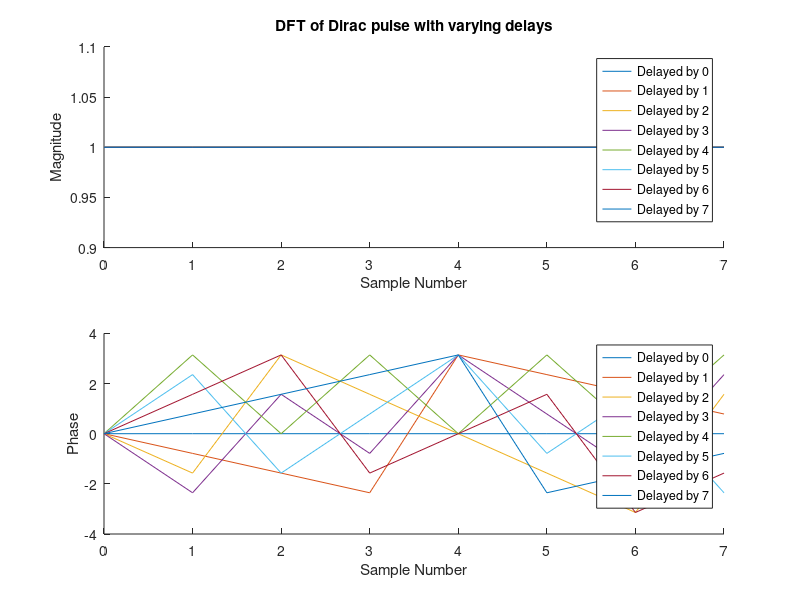

Recreate this plot in MATLAB.
% Plot the magnitude and phase of the DFTS of the delayed discrete time
% impulse signal, for n=0,1,...,7 and l=0,1,...,7? (ensure the plots start
% with a zero index.)
% I think that means that there will be 49 samples

figure(1);
legend_vals = cell(8,1);
for l = 0:7
    points = zeros(8, 1);
    points(l+1) = 1;
    X = fft(points');
    
    % Add all data to plots
    subplot(2,1,1);hold on;
    plot(0:size(X,2)-1, abs(X));
    temp = strcat('Delayed by ', int2str(l));
    legend_vals{l+1} = ['Delayed by ' int2str(l)];
    subplot(2,1,2);hold on;
    plot(0:size(X,2)-1, angle(X));
end

% Add titles, labels and legends
subplot(2,1,1);
mag_legends = strcat('Delayed  by ', int2str(0:7));
legend(legend_vals);
xlabel('Sample Number');
ylabel('Magnitude');
title('DFT of Dirac pulse with varying delays');
subplot(2,1,2);
legend(legend_vals);
xlabel('Sample Number');
ylabel('Phase');